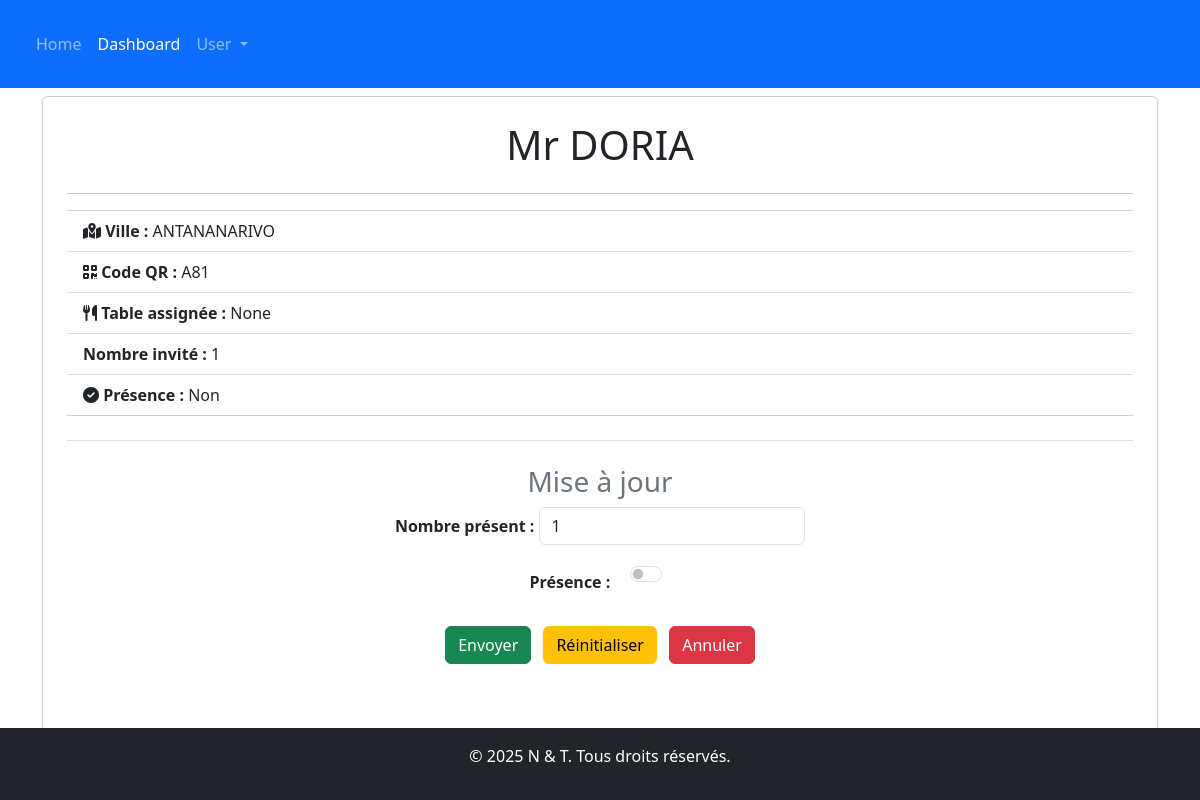
The app's page /cheking/detail/8/, older data.
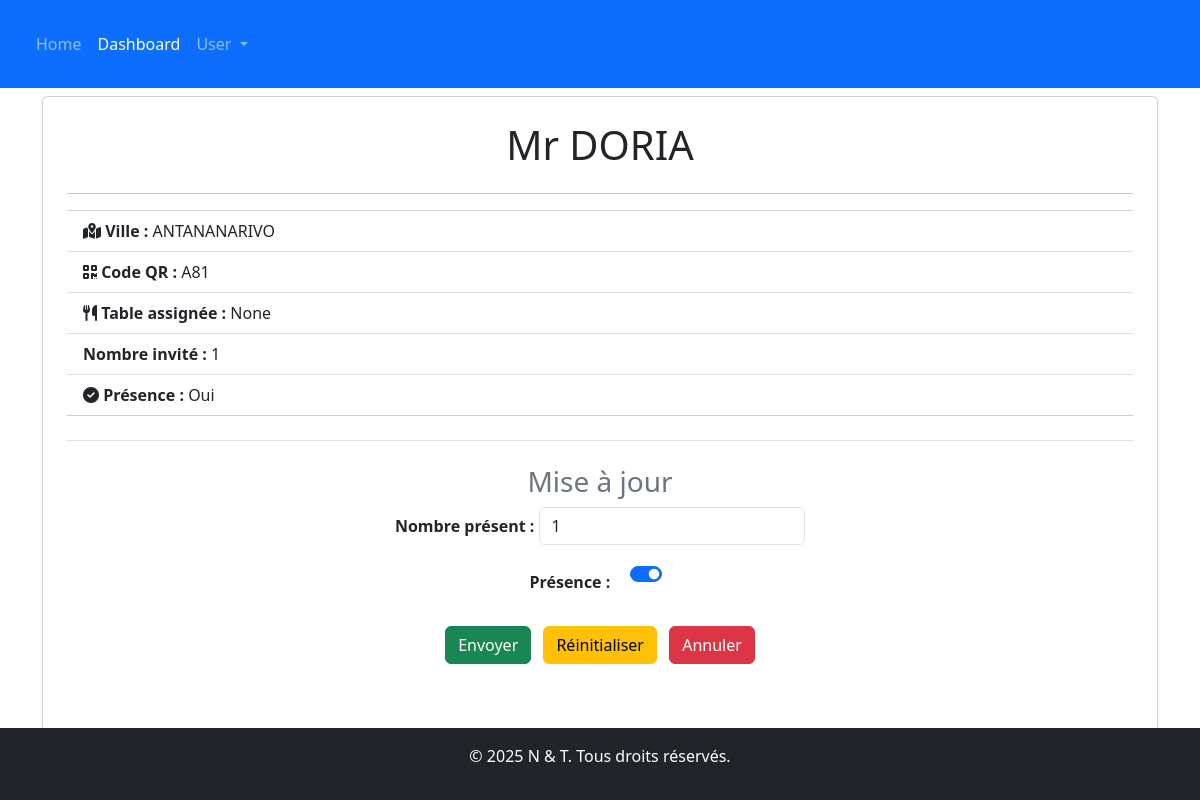
The same page, newer data.
### cheking/models.py (models this page shows, shortened)
class Invite(models.Model):
    nom = models.CharField(max_length=100)
    ville = models.ForeignKey(Ville, on_delete=models.CASCADE, null=True, blank=True)
    quartier = models.ForeignKey(Quartier, on_delete=models.CASCADE, null=True, blank=True)
    invitation = models.ForeignKey(QrCode, on_delete=models.CASCADE, related_name='invites')
    nombre = models.IntegerField(default=1)
    est_present = models.BooleanField(default=False)
    attente_de_validation = models.BooleanField(default=False)
    lien_amitie = models.ForeignKey(LienAmitie, on_delete=models.CASCADE, null=True, blank=True)

class Ville(models.Model):
    nom = models.CharField(max_length=100, unique=True)
    def __str__(self):
        return self.nom

class QrCode(models.Model):
    code = models.CharField(max_length=100, unique=True)
    table = models.ForeignKey(Tables, on_delete=models.CASCADE, null=True, blank=True)
    def __str__(self):
        return self.code

### cheking/views.py (the view)
# urls.py: path('detail/<str:code>/', views.detail, name="detail"),
def detail(request, code):
    invite = get_object_or_404(Invite, pk=code)
    return render(request, 'cheking/detail.html', context={"invite":invite})

### cheking/templates/cheking/detail.html (shortened to what this page needs)
{% extends 'base.html' %}
{% load static %}
{% block content %}
    <div class="container mt-2">
        <div class="card p-4 shadow-sm">
            {% if invite %}
            <h1 class="card-title text-center">{{ invite.nom }} {{ invite.prenom }}</h1>
            <hr>
            <ul class="list-group list-group-flush">
                <li class="list-group-item"><strong><i class="fas fa-map-marked-alt"></i> Ville :</strong> {{ invite.ville }}</li>
                <li class="list-group-item"><strong><i class="fas fa-qrcode"></i> Code QR :</strong> {{ invite.invitation }}</li>
                <li class="list-group-item"><strong><i class="fas fa-utensils"></i> Table assignée :</strong> {{ invite.invitation.table|cut:"Table "}}</li>
                <li class="list-group-item"><strong>Nombre invité :</strong> {{ invite.nombre }}</li>
                <li class="list-group-item"><strong><i class="fas fa-check-circle"></i> Présence :</strong> {% if invite.est_present %}Oui{% else %}Non{% endif %}</li>
            </ul>
            <div class="mt-4 pt-4 border-top mb-5">
                <h3 class="text-center text-secondary">Mise à jour</h3>
                <form action="{% url 'cheking:update_invite' code=invite.invitation.code nom=invite.nom %}" method="post">
                    <div class="mb-3 text-center">
                        <label for="nombre_present" class="form-label fw-bold">Nombre présent :</label>
                        <input type="number" name="nombre" value="{{ invite.nombre }}" class="form-control d-inline-block w-25" min="1">
                    </div>
                    <div class="mb-3 text-center">
                        <label for="est_present" class="form-label fw-bold">Présence :</label>
                        <div class="form-check form-switch d-inline-block ms-3">
                            <input class="form-check-input" type="checkbox" role="switch" name="est_present" {% if invite.est_present %}checked{% endif %}>
                        </div>
                    </div>
                    <div class="text-center mt-4 mb-2">
                        <button type="submit" class="btn btn-success me-2">Envoyer</button>
                        <button type="reset" class="btn btn-warning me-2">Réinitialiser</button>
                        <a href="{% url 'cheking:dashboard' %}" class="btn btn-danger">Annuler</a>
                    </div>
                </form>
            </div>
            {% else %}
            <div class="alert alert-warning text-center" role="alert">
                Aucun invité trouvé.
            </div>
            {% endif %}
        </div>
    </div>
{% endblock %}

Row changes from the older to the newer data that the page shows:
changed Invite "Mr DORIA": est_present "☐" → "☑"
Text that changed along with them:
text no longer shown: "Non"
text now shown: "Oui"
